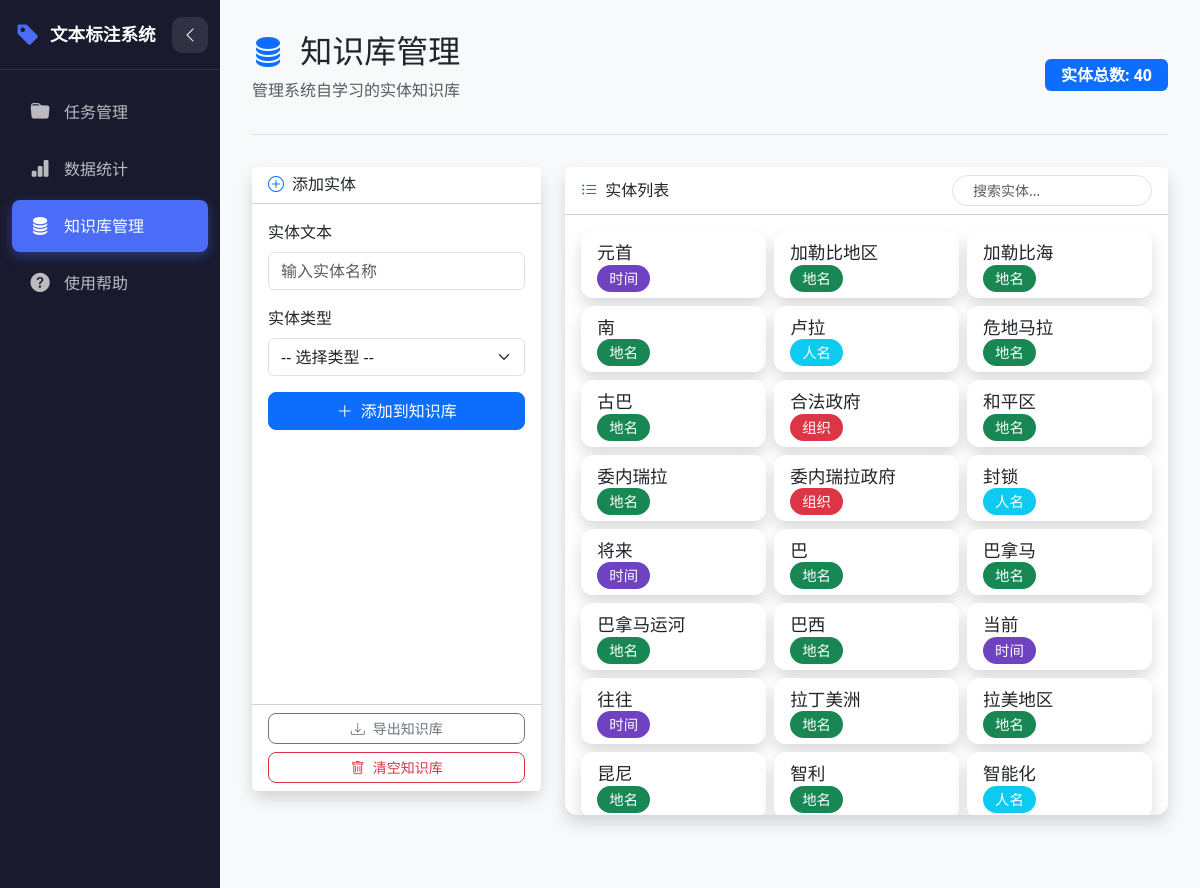
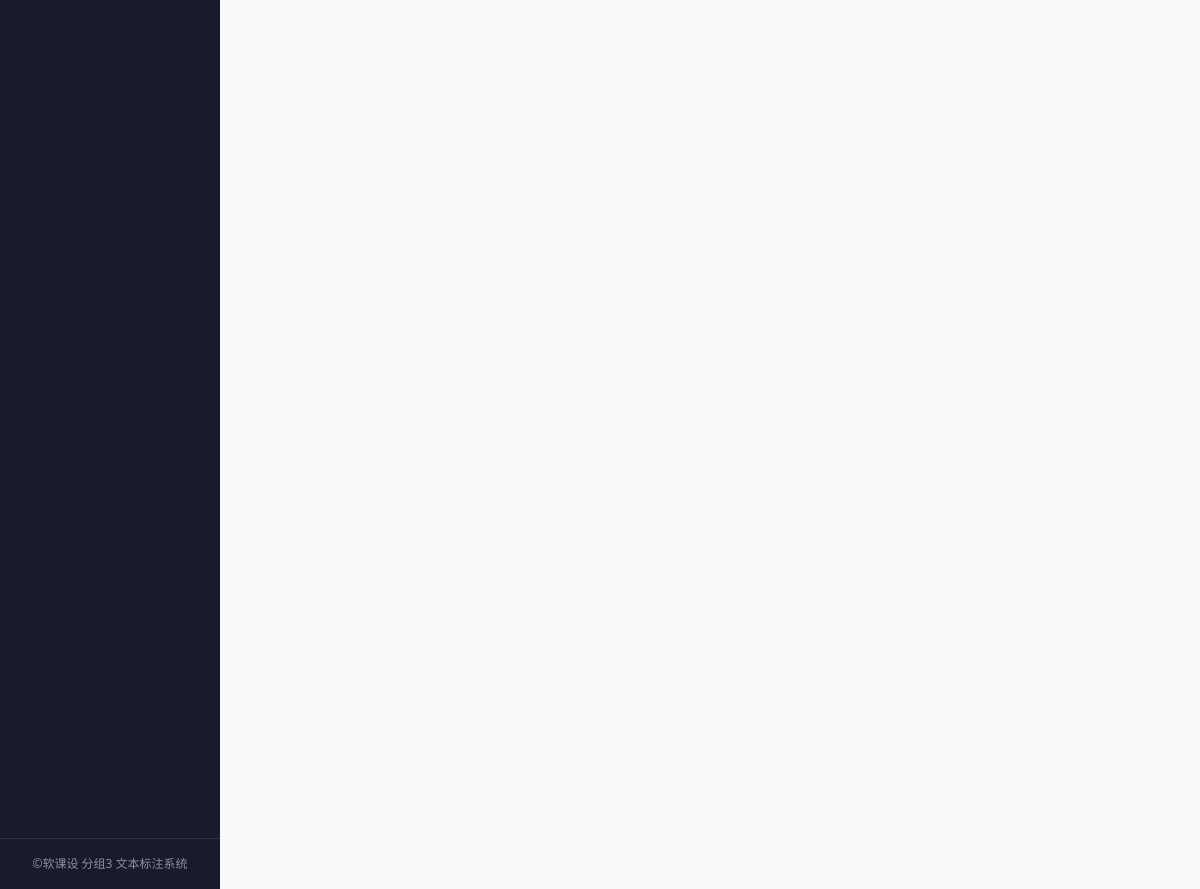
The app's page /knowledge_base with its own data (2 pictures, top to bottom).
### app.py (models this page shows)
class KnowledgeEntity(db.Model):
    id = db.Column(db.Integer, primary_key=True)
    text = db.Column(db.String(200), unique=True, nullable=False)
    label = db.Column(db.String(50), nullable=False)
    source = db.Column(db.String(50), default='manual')
    created_time = db.Column(db.DateTime, default=datetime.utcnow)

### app.py (the view)
@app.route('/knowledge_base')
def knowledge_base():
    entities = KnowledgeEntity.query.order_by(KnowledgeEntity.text).all()
    entity_list = [(e.text, e.label) for e in entities]
    return render_template('knowledge_base.html', entities=entity_list, total=len(entity_list))

### templates/knowledge_base.html (shortened to what this page needs)
{% extends "layout.html" %}
{% block content %}
<div class="page-header">
    <div class="d-flex justify-content-between align-items-center">
        <div>
            <h2><i class="bi bi-database-fill text-primary me-2"></i> 知识库管理</h2>
            <p class="text-muted">管理系统自学习的实体知识库</p>
        </div>
        <span class="badge bg-primary fs-6 px-3 py-2">
            实体总数: <span id="total-count">{{ total }}</span>
        </span>
    </div>
</div>
<div class="row">
    <div class="col-lg-4 mb-4">
        <div class="card h-100">
            <div class="card-header bg-white">
                <h6 class="mb-0"><i class="bi bi-plus-circle text-primary me-2"></i>添加实体</h6>
            </div>
            <div class="card-body">
                <form id="add-entity-form">
                    <div class="mb-3">
                        <label class="form-label">实体文本</label>
                        <input type="text" id="entity-text" class="form-control" placeholder="输入实体名称" required>
                    </div>
                    <div class="mb-3">
                        <label class="form-label">实体类型</label>
                        <select id="entity-label" class="form-select" required>
                            <option value="">-- 选择类型 --</option>
                        </select>
                    </div>
                    <button type="submit" class="btn btn-primary w-100">
                        <i class="bi bi-plus-lg me-2"></i>添加到知识库
                    </button>
                </form>
            </div>
            <div class="card-footer bg-white">
                <div class="d-grid gap-2">
                    <button class="btn btn-outline-secondary btn-sm" onclick="exportKnowledgeBase()">
                        <i class="bi bi-download me-2"></i>导出知识库
                    </button>
                    <button class="btn btn-outline-danger btn-sm" onclick="clearKnowledgeBase()">
                        <i class="bi bi-trash me-2"></i>清空知识库
                    </button>
                </div>
            </div>
        </div>
    </div>
    <div class="col-lg-8">
        <div class="card h-100">
            <div class="card-header bg-white">
                <div class="d-flex justify-content-between align-items-center">
                    <h6 class="mb-0"><i class="bi bi-list-ul text-primary me-2"></i>实体列表</h6>
                    <input type="text" id="entity-search" class="form-control form-control-sm search-input"
                           placeholder="搜索实体..." style="max-width: 200px;">
                </div>
            </div>
            <div class="card-body p-0 entity-list-container">
                {% if entities %}
                <div class="row g-2 p-3" id="entity-list">
                    {% for text, label in entities %}
                    <div class="col-md-6 col-lg-4 entity-item" data-text="{{ text|lower }}">
                        <div class="card entity-card">
                            <div class="card-body py-2 px-3 d-flex justify-content-between align-items-center">
                                <div>
                                    <div class="entity-text text-truncate" style="max-width: 120px;">{{ text }}</div>
                                    <span class="entity-label label-{{ label }}">{{ label }}</span>
                                </div>
                            </div>
                        </div>
                    </div>
                    {% endfor %}
                </div>
                {% else %}
                <div class="text-center py-5" id="empty-state">
                    <i class="bi bi-database fs-1 mb-3 opacity-25 d-block"></i>
                    <h5 class="text-muted">知识库为空</h5>
                    <p class="text-muted">添加实体或进行手动标注后自动学习</p>
                </div>
                {% endif %}
            </div>
        </div>
    </div>
</div>
{% endblock %}

### templates/layout.html (style rules this page uses)
:root { --primary-color: #4a6cf7; --secondary-color: #6c757d; --success-color: #28a745; --info-color: #17a2b8; --warning-color: #ffc107; --danger-color: #dc3545; --light-color: #f8f9fa; --dark-color: #343a40; --sidebar-bg: #1a1a2e; --sidebar-hover: #16213e; --card-bg: #ffffff; --shadow: 0 0.5rem 1rem rgba(0, 0, 0, 0.15); --sidebar-width: 220px; --sidebar-collapsed-width: 70px; --transition-speed: 0.3s; }
body { background-color: var(--light-color); font-family: 'Segoe UI', Tahoma, Geneva, Verdana, sans-serif; overflow-x: hidden; }
.card { background-color: var(--card-bg); box-shadow: var(--shadow); border: none; border-radius: 0.75rem; transition: transform 0.3s ease, box-shadow 0.3s ease; }
.page-header { margin-bottom: 2rem; padding-bottom: 1rem; border-bottom: 1px solid rgba(0, 0, 0, 0.1); }
.btn { border-radius: 0.5rem; font-weight: 500; transition: all 0.3s ease; }

### templates/knowledge_base.html (style rules this page uses)
.entity-card { transition: all 0.3s ease; }
.entity-text { font-weight: 500; font-size: 1.1rem; }
.entity-label { font-size: 0.9rem; padding: 4px 12px; border-radius: 20px; color: #fff; }
.label-人名 { background: #0dcaf0; }
.label-地名 { background: #198754; }
.label-组织 { background: #dc3545; }
.label-时间 { background: #6f42c1; }
.search-input { border-radius: 25px; padding-left: 20px; }
.entity-list-container { max-height: 600px; overflow-y: auto; }

### records on screen
KnowledgeEntity: text "元首", label "时间"
KnowledgeEntity: text "加勒比地区", label "地名"
KnowledgeEntity: text "加勒比海", label "地名"
KnowledgeEntity: text "南", label "地名"
KnowledgeEntity: text "卢拉", label "人名"
KnowledgeEntity: text "危地马拉", label "地名"
KnowledgeEntity: text "古巴", label "地名"
KnowledgeEntity: text "合法政府", label "组织"
KnowledgeEntity: text "和平区", label "地名"
KnowledgeEntity: text "委内瑞拉", label "地名"
KnowledgeEntity: text "委内瑞拉政府", label "组织"
KnowledgeEntity: text "封锁", label "人名"
KnowledgeEntity: text "将来", label "时间"
KnowledgeEntity: text "巴", label "地名"
KnowledgeEntity: text "巴拿马", label "地名"
KnowledgeEntity: text "巴拿马运河", label "地名"
KnowledgeEntity: text "巴西", label "地名"
KnowledgeEntity: text "当前", label "时间"
KnowledgeEntity: text "往往", label "时间"
KnowledgeEntity: text "拉丁美洲", label "地名"
KnowledgeEntity: text "拉美地区", label "地名"
KnowledgeEntity: text "昆尼", label "地名"
KnowledgeEntity: text "智利", label "地名"
KnowledgeEntity: text "智能化", label "人名"

### other values on screen
{{ total }} "40"
